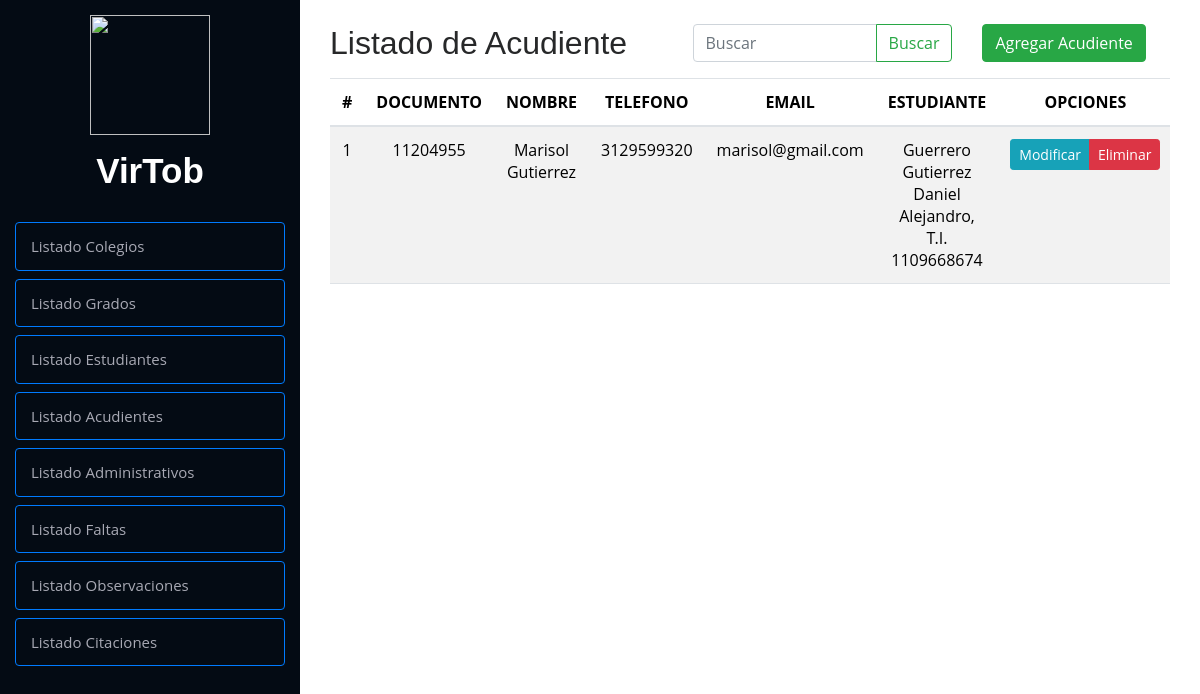
The page /crud/listaAcudiente/ (signed in) on the database its author committed.
### Modulos/Observador/models.py (models this page shows, shortened)
class Acudiente(models.Model):
    idAcudiente = models.AutoField(primary_key=True)
    tiposDocumentos = [
        ('T.I.', 'Tarjeta de Identidad'),
        ('C.C.', 'Cedula de Ciudadanía'),
        ('C.E.', 'Cedula de Extranjería')
    ]
    tipoDocumento = models.CharField(
        max_length=4, choices=tiposDocumentos, default='C.C.')
    documento = models.CharField(max_length=10, default=0)
    nombre = models.CharField(max_length=100)
    apellido = models.CharField(max_length=100)
    telefono = models.CharField(max_length=13)
    correo = models.EmailField(max_length=100)
    contrasena = models.CharField(max_length=100)
    idEstudiante = models.ForeignKey(
        Estudiante, on_delete=models.CASCADE, related_name="acudientes")
    class Meta:
        verbose_name = 'Acudiente'

class Estudiante(models.Model):
    idEstudiante = models.AutoField(primary_key=True)
    tiposDocumentos = [
        ('T.I.', 'Tarjeta de Identidad'),
        ('C.C.', 'Cedula de Ciudadanía'),
        ('C.E.', 'Cedula de Extranjería')
    ]
    tipoDocumento = models.CharField(
        max_length=4, choices=tiposDocumentos, default='T.I.')
    documento = models.CharField(max_length=10, default=0)
    nombre = models.CharField(max_length=100)
    apellido = models.CharField(max_length=100)
    fechaNacimiento = models.DateField(null=True)
    correo = models.EmailField(max_length=100)
    contrasena = models.CharField(max_length=100)
    faltasTipo1 = models.IntegerField(default=0)
    faltasTipo2 = models.IntegerField(default=0)
    faltasTipo3 = models.IntegerField(default=0)
    totalFaltas = models.IntegerField(default=0)
    idColegio = models.ForeignKey(
        Colegio, on_delete=models.CASCADE, related_name="estudiantes", default=1)
    idGrado = models.ForeignKey(
        Grado, on_delete=models.CASCADE, null=True, blank=True, related_name="estudiante")
    imagen_perfil = models.ImageField(
        upload_to='perfiles/', blank=True, null=True)
    def __str__(self):
        return f"{self.apellido} {self.nombre}, {self.tipoDocumento} {self.documento}"
    class Meta:
        verbose_name = 'Estudiante'

### Modulos/Observador/views.py (the view, shortened to what this page needs)
# urls.py: path('listaAcudiente/', listaAcudiente, name='listaAcudiente'),
def listaAcudiente(request):
    if not request.session.get('isLogged', False):
        return redirect('login')
    if request.session.get('userType', False) != "directivo":
        return redirect('home')
    query = request.GET.get("buscar", "")  # Obtener el valor del input
    acudiente = Acudiente.objects.all()  # Obtiene todos los registros
    return render(request, 'listas/acudientes.html', {'acudiente': acudiente, "query": query})

### Modulos/Usuarios/context_processors.py (called while the page is built)
def session_variables(request):
    return {
        'isLogged': request.session.get('isLogged', None),
        'userId': request.session.get('userId', None),
        'userType': request.session.get('userType', None),
        'userNombre': request.session.get('userNombre', None)
    }

### Modulos/Observador/templates/listas/acudientes.html (shortened to what this page needs)
{% extends "../index.html" %}
{% load static %}
        {% block contenido %}
        <div class="container py-4">
            <div class="row">
                <div class="col-md-12">
                    <div class="row">
                        <div class="col-5">
                            <h2>Listado de Acudiente</h2>
                        </div>
                        <div class="col-4">
                            <form class="d-flex" method="GET">
                                <div class="input-group">
                                    <input type="text" class="form-control" placeholder="Buscar" name="buscar"
                                        value="{{ query }}" aria-label="Search">
                                    <button class="btn btn-outline-success" type="submit">Buscar</button>
                                </div>
                            </form>
                        </div>
                        <div class="col-3">
                            <a href="{% url 'agregarAcudiente' %}" class="btn btn-success">Agregar Acudiente</a>
                        </div>
                    </div>
                    <div class="table-responsive">
                        <table class="table table-striped">
                            <thead>
                                <tr>
                                    <th>#</th>
                                    <th>DOCUMENTO</th>
                                    <th>NOMBRE</th>
                                    <th>TELEFONO</th>
                                    <th>EMAIL</th>
                                    <th>ESTUDIANTE</th>
                                    <th>OPCIONES</th>
                                </tr>
                            </thead>
                            <tbody>
                                {% if acudiente %}
                                {% for acudiente in acudiente %}
                                <tr>
                                    <td class="">{{ forloop.counter }}</td>
                                    <td class="">{{ acudiente.documento }}</td>
                                    <td class="">{{ acudiente.nombre }} {{ acudiente.apellido }}</td>
                                    <td class="">{{ acudiente.telefono }}</td>
                                    <td class="">{{ acudiente.correo }}</td>
                                    <td class="">{{ acudiente.idEstudiante }}</td>
                                    <td>
                                        <div class="btn-group btn-group-sm" role="group" aria-label="Basic example">
                                            <a href="{% url 'modificarAcudiente' acudiente.idAcudiente %}"
                                                class="btn btn-info btn-sm">
                                                Modificar
                                            </a>
                                            <a href="#" onclick="eliminarAcudiente({{ acudiente.idAcudiente }})"
                                                class="btn btn-danger btn-sm">
                                                Eliminar
                                            </a>
                                        </div>
                                    </td>
                                </tr>
                                {% endfor %}
                                {% else %}
                                <tr>
                                    <td colspan="7" class="text-center text-danger">⚠ No se encontraron resultados</td>
                                </tr>
                                {% endif %}
                            </tbody>
                        </table>
                    </div>
                </div>
            </div>
        </div>
        {% endblock %}

### observadorVirtual/static/css/style.css (style rules this page uses)
body { font-family: "Open Sans", sans-serif; color: #272829; }
a { color: #149ddd; }
h1, h2, h3, h4, h5, h6 { font-family: "Raleway", sans-serif; }
th, td { text-align: center; vertical-align: middle; }

### rows shown on the page
Acudiente: documento "11204955", nombre "Marisol", apellido "Gutierrez", telefono "3129599320", correo "marisol@gmail.com", idEstudiante "Guerrero Gutierrez Daniel Alejandro, T.I. 1109668674"
